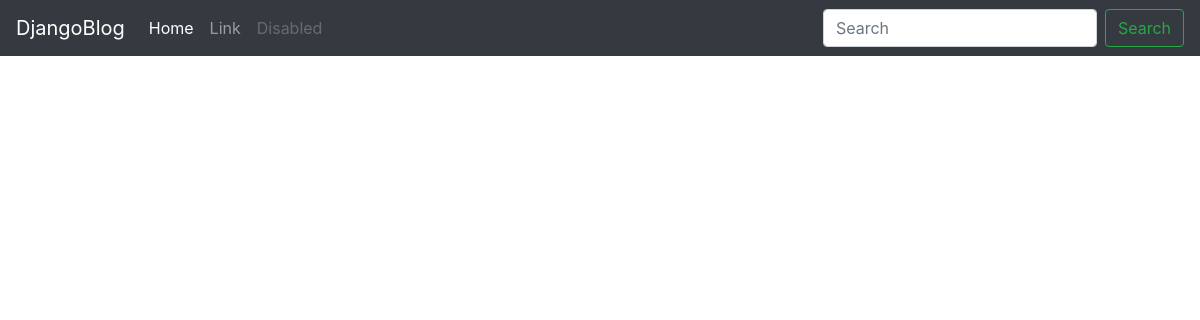
Before: / with the older database file.
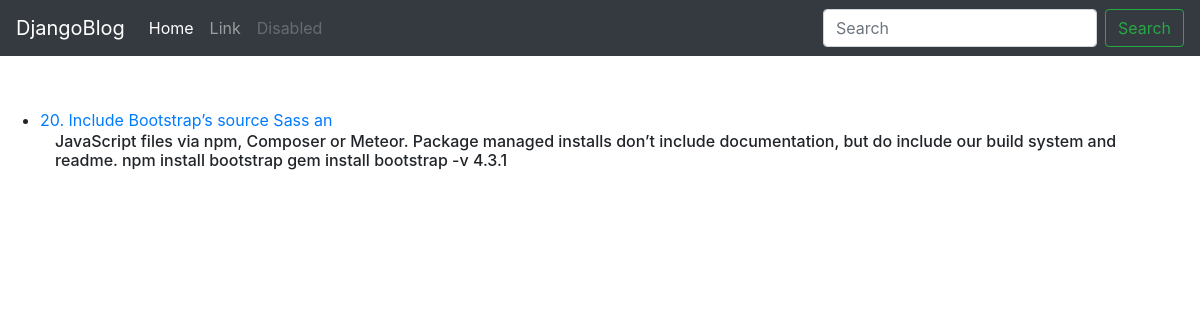
After: the same page with the newer database file.
### blog/models.py (models this page shows)
class Post(models.Model):
    title = models.CharField(max_length=200)
    text = models.TextField()
    thumb = models.ImageField(upload_to="thumbnail")

### blog/views.py (the view)
# urls.py: url(r'^$', views.index, name='index'),
def index(request):
    data = Post.objects.all()
    return render(request, "blog/index.html", {'data': data})

### blog/templates/blog/index.html
{% extends 'blog/layout.html' %}
{% block content %}
<section style='margin-top: 80px'>
<h3 style='padding: 10px'>{{ search_for }}</h3>
<ul>
{% for post in data %}
<li><a href="/post?id={{ post.id }}"></h3>{{post.id}}. {{ post.title }} </h3></a>
<h6 style='padding: 0px 25px 0px 15px'> {{ post.text|slice:"0:200" }} </h6></li>
{% endfor %}
</ul>
</section>
{% endblock %}

Changed rows visible on the page:
added Post: id "20", title "Include Bootstrap’s source Sass an", text "JavaScript files via npm, Composer or Meteor. Package managed installs don’t include documentation, but do include our build system and readme. npm install bootstrap gem install bootstrap -v 4.3.1"
